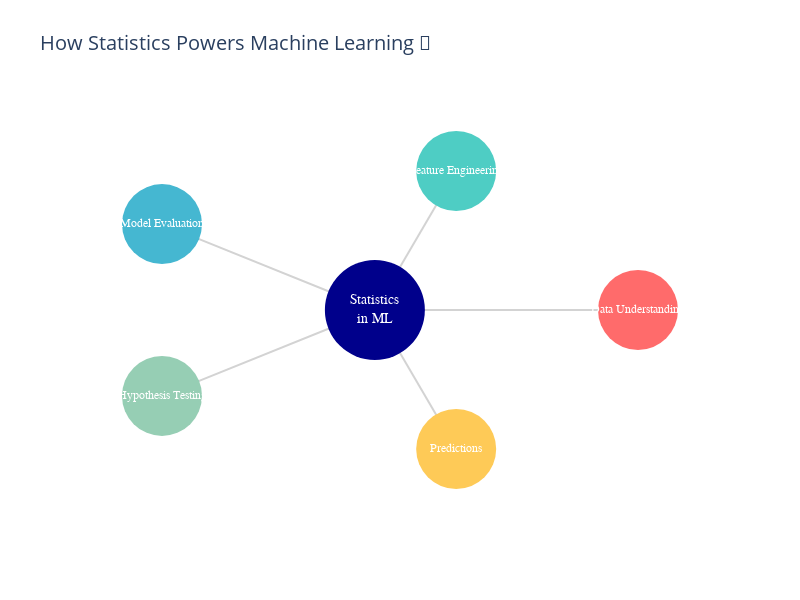

Notebook source saved alongside this figure:
### Markdown cell above
### 🤖 Statistics in Machine Learning

In Machine Learning, statistics is the foundation! Here's why:

### Code cell
# Create an interactive visualization showing statistics in ML
ml_applications = {
    'Data Understanding': 'Explore patterns, outliers, distributions',
    'Feature Engineering': 'Create meaningful features using statistical measures',
    'Model Evaluation': 'Assess model performance with statistical metrics',
    'Hypothesis Testing': 'Validate if results are significant or due to chance',
    'Predictions': 'Estimate uncertainty and confidence intervals'
}

# Create a circular diagram
fig = go.Figure()

# Add nodes
angle_step = 360 / len(ml_applications)
radius = 3

for i, (key, value) in enumerate(ml_applications.items()):
    angle = i * angle_step * np.pi / 180
    x = radius * np.cos(angle)
    y = radius * np.sin(angle)
    
    # Add connection to center
    fig.add_trace(go.Scatter(x=[0, x], y=[0, y], mode='lines',
                            line=dict(color='lightgray', width=2),
                            showlegend=False, hoverinfo='skip'))
    
    # Add node
    fig.add_trace(go.Scatter(x=[x], y=[y], mode='markers+text',
                            marker=dict(size=80, color=colors[i]),
                            text=[key], textposition='middle center',
                            textfont=dict(size=12, color='white', family='Arial Black'),
                            hovertext=[value], hoverinfo='text',
                            showlegend=False))

# Add center node
fig.add_trace(go.Scatter(x=[0], y=[0], mode='markers+text',
                        marker=dict(size=100, color='darkblue'),
                        text=['Statistics<br>in ML'], textposition='middle center',
                        textfont=dict(size=14, color='white', family='Arial Black'),
                        showlegend=False, hoverinfo='skip'))

fig.update_layout(
    title='How Statistics Powers Machine Learning 🚀',
    title_font_size=20,
    showlegend=False,
    xaxis=dict(showgrid=False, zeroline=False, showticklabels=False),
    yaxis=dict(showgrid=False, zeroline=False, showticklabels=False),
    width=800, height=600,
    plot_bgcolor='white'
)

fig.show()

### Figure 1 — Plotly figure (JSON) as saved in the notebook; plotly's stock layout.template omitted (floating-point values rounded to 4 significant figures)
{"data": [{"hoverinfo": "skip", "line": {"color": "lightgray", "width": 2}, "mode": "lines", "showlegend": false, "type": "scatter", "x": [0, 3], "y": [0, 0]}, {"hoverinfo": "text", "hovertext": ["Explore patterns, outliers, distributions"], "marker": {"color": "#FF6B6B", "size": 80}, "mode": "markers+text", "showlegend": false, "text": ["Data Understanding"], "textfont": {"color": "white", "family": "Arial Black", "size": 12}, "textposition": "middle center", "type": "scatter", "x": [3], "y": [0]}, {"hoverinfo": "skip", "line": {"color": "lightgray", "width": 2}, "mode": "lines", "showlegend": false, "type": "scatter", "x": [0, 0.9271], "y": [0, 2.853]}, {"hoverinfo": "text", "hovertext": ["Create meaningful features using statistical measures"], "marker": {"color": "#4ECDC4", "size": 80}, "mode": "markers+text", "showlegend": false, "text": ["Feature Engineering"], "textfont": {"color": "white", "family": "Arial Black", "size": 12}, "textposition": "middle center", "type": "scatter", "x": [0.9271], "y": [2.853]}, {"hoverinfo": "skip", "line": {"color": "lightgray", "width": 2}, "mode": "lines", "showlegend": false, "type": "scatter", "x": [0, -2.427], "y": [0, 1.763]}, {"hoverinfo": "text", "hovertext": ["Assess model performance with statistical metrics"], "marker": {"color": "#45B7D1", "size": 80}, "mode": "markers+text", "showlegend": false, "text": ["Model Evaluation"], "textfont": {"color": "white", "family": "Arial Black", "size": 12}, "textposition": "middle center", "type": "scatter", "x": [-2.427], "y": [1.763]}, {"hoverinfo": "skip", "line": {"color": "lightgray", "width": 2}, "mode": "lines", "showlegend": false, "type": "scatter", "x": [0, -2.427], "y": [0, -1.763]}, {"hoverinfo": "text", "hovertext": ["Validate if results are significant or due to chance"], "marker": {"color": "#96CEB4", "size": 80}, "mode": "markers+text", "showlegend": false, "text": ["Hypothesis Testing"], "textfont": {"color": "white", "family": "Arial Black", "size": 12}, "textposition": "middle center", "type": "scatter", "x": [-2.427], "y": [-1.763]}, {"hoverinfo": "skip", "line": {"color": "lightgray", "width": 2}, "mode": "lines", "showlegend": false, "type": "scatter", "x": [0, 0.9271], "y": [0, -2.853]}, {"hoverinfo": "text", "hovertext": ["Estimate uncertainty and confidence intervals"], "marker": {"color": "#FECA57", "size": 80}, "mode": "markers+text", "showlegend": false, "text": ["Predictions"], "textfont": {"color": "white", "family": "Arial Black", "size": 12}, "textposition": "middle center", "type": "scatter", "x": [0.9271], "y": [-2.853]}, {"hoverinfo": "skip", "marker": {"color": "darkblue", "size": 100}, "mode": "markers+text", "showlegend": false, "text": ["Statistics<br>in ML"], "textfont": {"color": "white", "family": "Arial Black", "size": 14}, "textposition": "middle center", "type": "scatter", "x": [0], "y": [0]}], "layout": {"height": 600, "plot_bgcolor": "white", "showlegend": false, "title": {"font": {"size": 20}, "text": "How Statistics Powers Machine Learning 🚀"}, "width": 800, "xaxis": {"showgrid": false, "showticklabels": false, "zeroline": false}, "yaxis": {"showgrid": false, "showticklabels": false, "zeroline": false}}}
